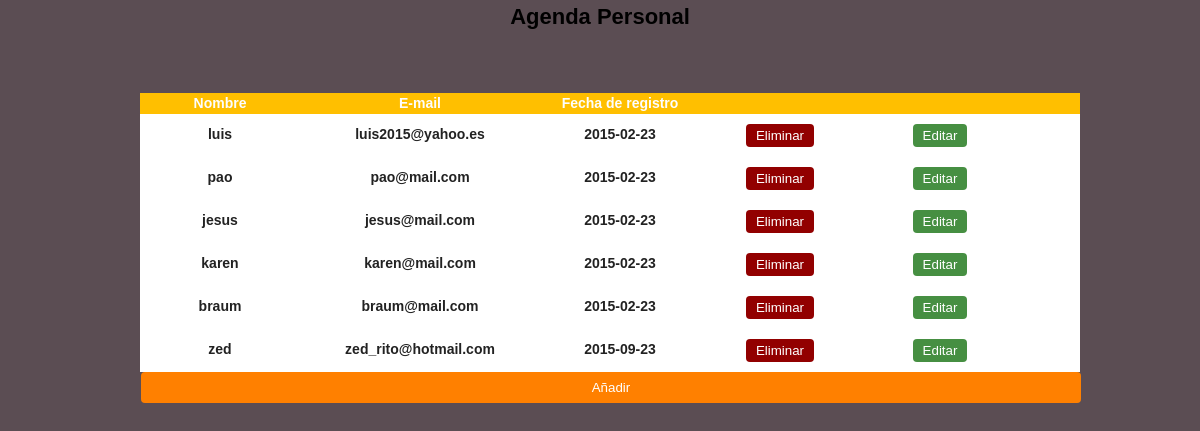
Screenshot of /crud_pdo/index.php with the database file from the repository.
### tables this page shows
CREATE TABLE IF NOT EXISTS `users` (
  `id` int(11) NOT NULL,
  `nombre` varchar(100) DEFAULT NULL,
  `email` varchar(100) DEFAULT NULL,
  `registro` date DEFAULT NULL
);

### crud_pdo/class/users.class.php (called while the page is built, shortened)
<?php
class Users
{
    private static $instancia;
    private $dbh;
    private function __construct()
    {
        try {
           $this->dbh = new PDO('mysql:host=localhost;dbname=crud_pdo', 'root', '');
            $this->dbh->exec("SET CHARACTER SET utf8");
            $this->dbh->setAttribute(PDO::ATTR_ERRMODE, PDO::ERRMODE_EXCEPTION);
            $this->dbh->setAttribute(PDO::ATTR_EMULATE_PREPARES, false);
          } catch (PDOException $e) {
              print "Error!:".$e->getMessage();
            die();
        }
    }
    public static function singleton()
    {
        if (!isset(self::$instancia)) {
            self::$instancia = new $miclase;
        }
        return self::$instancia;
    }
    public function get_usuarios()
    {
        try {
            $query = $this->dbh->prepare('select * from users');
            $query->execute();
            return $query->fetchAll();
            $this->dbh = null;
        }catch (PDOException $e) {
            $e->getMessage();
        }
    }
}
?>

### crud_pdo/index.php (the view, shortened to what this page needs)
<?php
require_once 'class/users.class.php';
$users = users::singleton();
$data = $users->get_usuarios();
?>
<!DOCTYPE html>
<html lang="es">
<head>
    <link rel="stylesheet" type="text/css" href="css/960.css" media="screen" />
    <link rel="stylesheet" type="text/css" href="css/text.css" media="screen" />
    <link rel="stylesheet" type="text/css" href="css/reset.css" media="screen" />
    <link rel="stylesheet" type="text/css" href="css/estilos.css" media="screen" />
    <link rel="stylesheet" type="text/css" href="http://code.jquery.com/ui/1.10.1/themes/ui-darkness/jquery-ui.css" />
</head>
<body>
    <div class="container_12">
        <h1>Agenda Personal</h1>
        <div class="grid_12">
            <div class="grid_12" id="head">
                <div class="grid_2" id="head_nombre">Nombre</div>
                <div class="grid_3" id="head_email">E-mail</div>
                <div class="grid_2" id="head_registro">Fecha de registro</div>
            </div>
            <?php
            foreach($data as $fila):
            ?>
            <div class="grid_12" id="body">
                <div class="grid_2" id="nombre<?=$fila['id']?>"><?=$fila['nombre']?></div>
                <div class="grid_3" id="email<?=$fila['id']?>"><?=$fila['email']?></div>
                <div class="grid_2" id="registro<?=$fila['id']?>"><?=$fila['registro']?></div>
                <div class="grid_2" id="eliminar"><input type="button" value="Eliminar" id="<?=$fila['id']?>" class="eliminar"></div>
                <div class="grid_2" id="editar"><input type="button" value="Editar" id="<?=$fila['id']?>" class="editar"></div>
            </div>
            <?php
            endforeach;
            ?>
            <div class="grid_12" id="agregar"><input type="button" value="Añadir" id="<?=$fila['id']?>" class="agregar"></div>
        </div>
    </div>
</body>
</html>

### crud_pdo/css/960.css (style rules this page uses)
body { min-width: 960px; }
.container_12, .container_16 { margin-left: auto; margin-right: auto; width: 960px; }
.grid_1, .grid_2, .grid_3, .grid_4, .grid_5, .grid_6, .grid_7, .grid_8, .grid_9, .grid_10, .grid_11, .grid_12, .grid_13, .grid_14, .grid_15, .grid_16 { display: inline; float: left; margin-left: 10px; margin-right: 10px; }
.container_12 .grid_3, .container_16 .grid_4 { width: 220px; }
.container_12 .grid_12, .container_16 .grid_16 { width: 940px; }
.container_12 .grid_2 { width: 140px; }
.clearfix:before, .clearfix:after, .container_12:before, .container_12:after, .container_16:before, .container_16:after { content: '.'; display: block; overflow: hidden; visibility: hidden; font-size: 0; line-height: 0; width: 0; height: 0; }
.clearfix:after, .container_12:after, .container_16:after { clear: both; }
.clearfix, .container_12, .container_16 { zoom: 1; }

### crud_pdo/css/text.css (style rules this page uses)
body { font: 13px/1.5 'Helvetica Neue', Arial, 'Liberation Sans', FreeSans, sans-serif; }
h1 { font-size: 25px; }
p, dl, hr, h1, h2, h3, h4, h5, h6, ol, ul, pre, table, address, fieldset, figure { margin-bottom: 20px; }

### crud_pdo/css/estilos.css (style rules this page uses)
body { font-weight: bold; font-family: sans-serif,verdana; background: #5b4d53; }
h1 { font-size: 22px; text-align: center; }
#head { background: #FFBF00; color: #fdfdfd; text-align: center; font-size: 14px; margin-top: 60px; }
#body { background: #fff; color: #222; text-align: center; font-size: 14px; padding: 10px 0px; }
.eliminar { padding: 4px 10px; border-radius: 4px; border: 0; background: #920000; color: #fff; cursor: pointer; }
.editar { padding: 4px 10px; border-radius: 4px; border: 0; background: #468f42; color: #fff; cursor: pointer; }
.agregar { padding: 8px 0px; border-radius: 4px; border: 0; background: #FF8000; color: #fff; width: 100%; cursor: pointer; margin-left: 1px; }

### rows the page displays
users: nombre "luis", email "luis2015@yahoo.es", registro "2015-02-23"
users: nombre "pao", email "pao@mail.com", registro "2015-02-23"
users: nombre "jesus", email "jesus@mail.com", registro "2015-02-23"
users: nombre "karen", email "karen@mail.com", registro "2015-02-23"
users: nombre "braum", email "braum@mail.com", registro "2015-02-23"
users: nombre "zed", email "zed_rito@hotmail.com", registro "2015-09-23"
